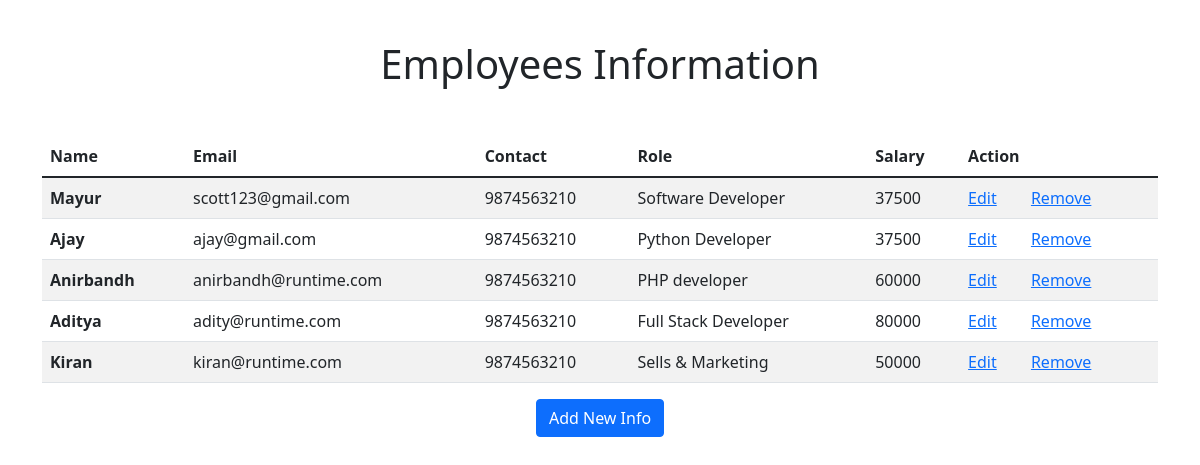
The page / on the database its author committed.
### employee/models.py (models this page shows, shortened)
class Employee(models.Model):
    emp_name = models.CharField(max_length=200)
    emp_email = models.EmailField()
    emp_contact = models.CharField(max_length=20)
    emp_role = models.CharField(max_length=200)
    emp_salary = models.IntegerField()
    id = models.AutoField(primary_key=True)
    is_deleted = models.BooleanField(default=False)
    is_active = models.BooleanField(default=True)

### employee/views.py (the view)
# urls.py: path('', views.employees_list, name='employees-list'),
def employees_list(request):
    employees = Employee.objects.filter(is_deleted=False,is_active=True)
    context = {
        'employees': employees,
    }
    return render(request, 'employee/list.html', context)

### templates/employee/list.html (shortened to what this page needs)
{% extends 'base.html' %}
{% block content %}
    <h1 style="text-align: center; padding-top: 1em; padding-bottom: 1em;">Employees Information</h1>
    <table class="table table-striped">
        <thead>
            <tr>
                <th scope="col">Name</th>
                <th scope="col">Email</th>
                <th scope="col">Contact</th>
                <th scope="col">Role</th>
                <th scope="col">Salary</th>
                <th scope="col">Action</th>
            </tr>
        </thead>
        <tbody>
            {% for emp in employees %}
                <tr>
                    <th scope="row">{{ emp.emp_name }}</th>
                    <td>{{ emp.emp_email }}</td>
                    <td>{{ emp.emp_contact }}</td>
                    <td>{{ emp.emp_role }}</td>
                    <td>{{ emp.emp_salary }}</td>
                    <td>
                        <a style="margin-right: 30px;" href="{% url 'edit-employee' emp.id %}">Edit</a>
                        <a href="{% url 'delete-employee' emp.id %}">Remove</a>
                    </td>
                </tr>
            {% endfor %}
        </tbody>
    </table>
    <div class="text-center">
        <a href="{% url 'create-employee' %}"><button type="button" class="btn btn-primary">Add New Info</button></a>
    </div>
{% endblock content %}

### templates/base.html (shortened to what this page needs)
<!DOCTYPE html>
<html lang="en">
<head>
    <link href="https://cdn.jsdelivr.net/npm/bootstrap@5.1.3/dist/css/bootstrap.min.css" rel="stylesheet">
</head>
<body>
    <div class="container">
        {% block content %}
        {% endblock content %}
    </div>
</body>
</html>

### rows shown on the page
Employee: emp_name "Mayur", emp_email "scott123@gmail.com", emp_contact "9874563210", emp_role "Software Developer", emp_salary "37500"
Employee: emp_name "Ajay", emp_email "ajay@gmail.com", emp_contact "9874563210", emp_role "Python Developer", emp_salary "37500"
Employee: emp_name "Anirbandh", emp_email "anirbandh@runtime.com", emp_contact "9874563210", emp_role "PHP developer", emp_salary "60000"
Employee: emp_name "Aditya", emp_email "adity@runtime.com", emp_contact "9874563210", emp_role "Full Stack Developer", emp_salary "80000"
Employee: emp_name "Kiran", emp_email "kiran@runtime.com", emp_contact "9874563210", emp_role "Sells & Marketing", emp_salary "50000"
